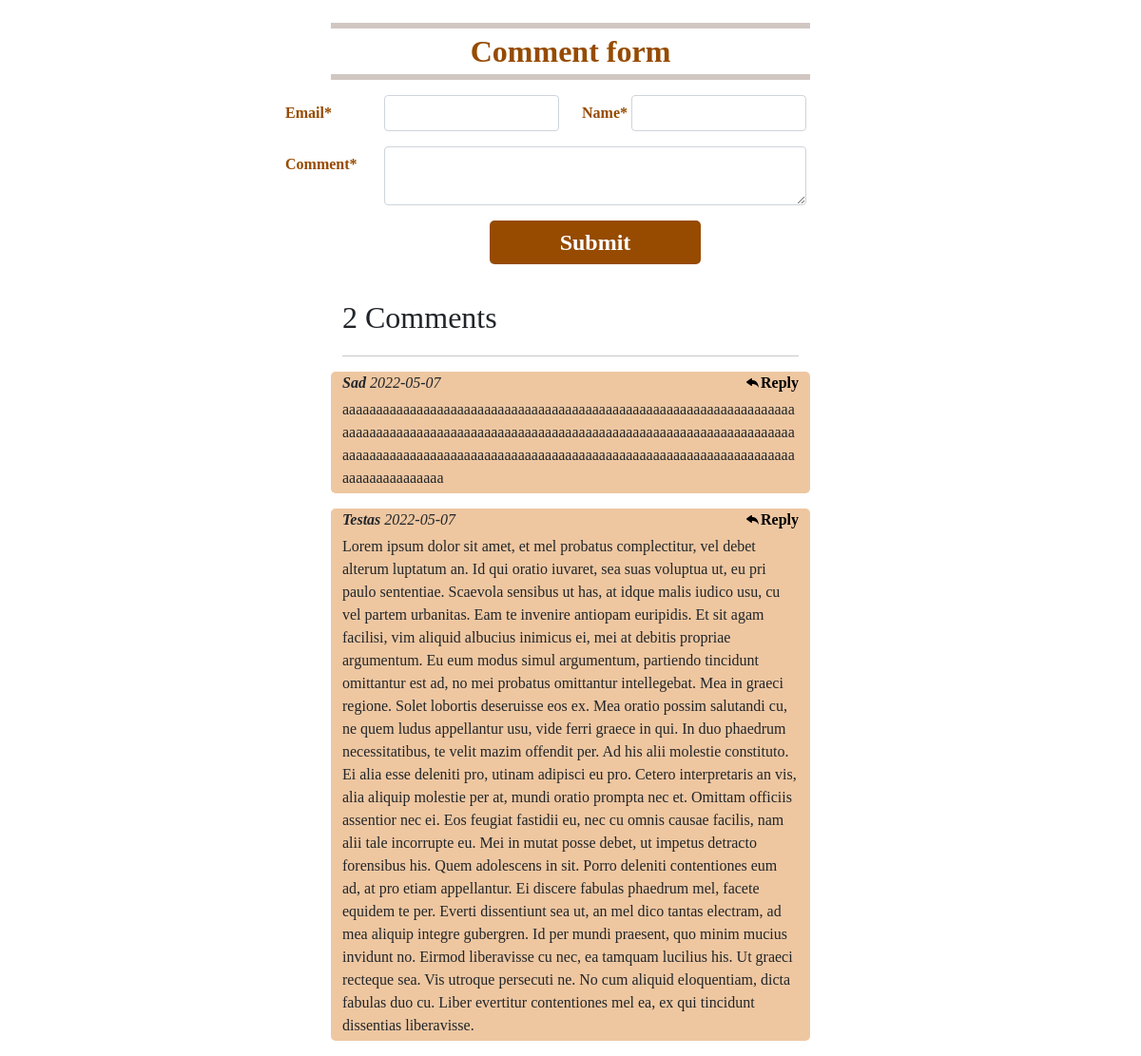
The page / on the database its author committed.
### tables this page shows
CREATE TABLE `comments` (
  `id` int(11) NOT NULL,
  `email` varchar(255) NOT NULL,
  `name` varchar(255) NOT NULL,
  `comment` text NOT NULL,
  `created_at` date NOT NULL,
  `parent_id` int(11) NOT NULL
);

### includes/comments_data.php (the view, shortened to what this page needs)
<?php
function fetchComments()
{
    include 'database.php';
    $sql = "select * from comments ORDER BY id DESC";
    $run = mysqli_query($conn, $sql) or die(mysqli_error($conn));
    $num = mysqli_num_rows($run);
    if ($num > 0) {
        echo "
        <span class='text-dark fs-2 mb-3'>$num Comments</span>
        <hr>";
        while ($data = mysqli_fetch_assoc($run)) {
            echo "
            <div class='background row mb-3' style='background-color:#eec7a1'>
            <div class='col-md-12'>
            <span class='fw-bold fst-italic'>" . $data['name'] . " </span>
            <span class='fst-italic'>" . $data['created_at'] . "</span>";
            if ($data['parent_id'] == 0) {
                echo "<a style='color:black; font-weight:bold' href='/includes/reply.php?=" . $data["id"] . "'><span style='float:right; cursor:pointer;' id='reply_button'> <i class='bi bi-reply-fill'></i></i>Reply</span></a>";
            }
            echo "
            </div>
            <div class='md-3 my-1' style='overflow-wrap: break-word;'> " . $data['comment'] . "</div>
            </div>
            ";
        }
?>
<?php
    } else if ($num == 0 || $num < 0) {
        echo "<h2> 0 Comments</h2>";
        echo "No comments at this moment";
    }
    else echo "Something went wrong";
}

### index.php (shortened to what this page needs)
<html lang="en">
<head>
</head>
<body>
<?php include ('includes/comment.php')?>
</body>
</html>

### includes/comment.php (shortened to what this page needs)
<?php
require_once('insert.php');
?>
<html lang="en">
<head>
    <link href="https://cdn.jsdelivr.net/npm/bootstrap@5.1.3/dist/css/bootstrap.min.css" rel="stylesheet">
    <link rel="stylesheet" href="https://cdn.jsdelivr.net/npm/bootstrap-icons@1.8.1/font/bootstrap-icons.css">
    <link rel="stylesheet" href="/includes/style.css">
</head>
<body>
    <div class="mt-4">
        <hr class="new mt-4">
        <div class="form_title">Comment form</div>
        <hr class="new">
        <?php include_once('includes/comment_form.php') ?>
        <div class="container">
            <?php include 'comments_data.php';
            fetchComments(); ?>
        </div>
    </div>
</body>
</html>

### includes/comment_form.php (shortened to what this page needs)
<link rel="stylesheet" href="/includes/style.css">
<div class="container" style="width:52%">
    <form action="<?php echo $_SERVER['PHP_SELF']; ?>" name="comment_form" id="comment_form" method="post">
        <div class="form-group row my-3">
            <label for="email" class="col-form-label col-xl-2 fw-bold text-right" id="align"> Email*</label>
            <div class="col-xl-4">
                <input type="text" name="email" id="email" class="form-control">
            </div>
            <label for="name" class="col-form-label col-xl-1 fw-bold" id="align"> Name*</label>
            <div class="col-xl-4">
                <input type="text" name="name" id="name" class="form-control">
            </div>
        </div>
        <div class="row">
            <label for="email" class="col-form-label col-xl-2 fw-bold" id="align"> Comment*</label>
            <div class="col-xl-9">
                <textarea type="text" name="comment" id="comment" class="form-control"> </textarea>
                <button class="button my-3" name="submit" id="submit">Submit</button>
            </div>
        </div>
    </form>
</div>

### includes/style.css (style rules this page uses)
body { font-family: "Times New Roman", Times, serif; }
.button { display: block; margin: 0 auto; color: white; align-items: center; background-color: #964B00; border: none; font-size: 24px; font-weight: bold; padding: 5px 10px; border-radius: 5px; width: 50%; }
.form_title { text-align: center; font-size: 2rem; color: #964B00; font-weight: bold; }
hr.new { width: 42%; margin: auto; border-style: solid; border-color: rgb(75, 35, 15); border-width: 6px 0 0 0; align-items: center; }
#align { text-align: right; color: #964B00; }
.background { border-radius: 5px; }
.container { width: 42%; }
@media (max-width: 1200px) { body { font-family: "Times New Roman", Times, serif; } }
@media (max-width: 1200px) { #align { text-align: left; color: #964B00; } }

### rows shown on the page
comments: name "Sad", created_at "2022-05-07", comment "aaaaaaaaaaaaaaaaaaaaaaaaaaaaaaaaaaaaaaaaaaaaaaaaaaaaaaaaaaaaaaaaaaaaaaaaaaaaaaaaaaaaaaaaaaaaaaaaaaaaaaaaaaaaaaaaaaaaaaaaaaaaaaaaaaaaaaaaaaaaaaaaaaaaaaaaaaaaaaaaaaaaaaaaaaaaaaaaaaaaaaaaaaaaaaaaaaaaaaaaaaaaaaaaaaaaaaaa"
comments: name "Testas", created_at "2022-05-07", comment "Lorem ipsum dolor sit amet, et mel probatus complectitur, vel debet alterum luptatum an. Id qui oratio iuvaret, sea suas voluptua ut, eu pri paulo sententiae. Scaevola sensibus ut has, at idque malis iudico usu, cu vel partem urbanitas. Eam te invenire antiopam euripidis. Et sit agam facilisi, vim aliquid albucius inimicus ei, mei at debitis propriae argumentum. Eu eum modus simul argumentum, partiendo tincidunt omittantur est ad, no mei probatus omittantur intellegebat. Mea in graeci regione. Solet lobortis deseruisse eos ex. Mea oratio possim salutandi cu, ne quem ludus appellantur usu, vide ferri graece in qui. In duo phaedrum necessitatibus, te velit mazim offendit per. Ad his alii…"

### other values the page prints
$num "2"
